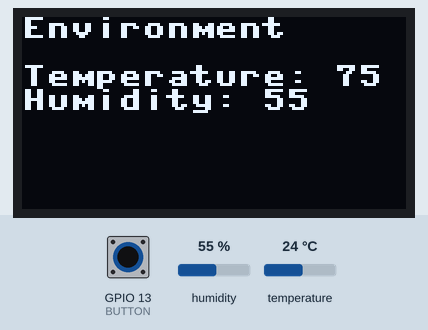
Recording of a program running on a simulated ESP8266 board running MicroPython. Parts: 128×64 one-colour display. Inputs (shaded band) come from the test bench; at power-on: GPIO 13 (BUTTON) HIGH, humidity 55 %, temperature 24 °C. Library files of the repository ran but are not shown: ssd1306.py.

1.3 s: GPIO 13 (BUTTON) pulled LOW for 3.2 s
Above: at 2.3 s.
6.1 s: GPIO 13 (BUTTON) pulled LOW for 0.15 s
Timing chart, 0 to 9.1 s (numbered marks = the images above; inputs shaded):
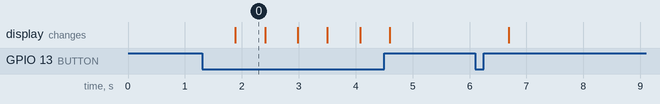

Measured:
- after the input at 1.3 s, the display: changes after 0.58 s (image 0)
- what the display in image 0 shows lasts 0.5 s, from 1.9 s to 2.4 s

The program:

main.py
```python
#Import libraries
from machine import Pin, I2C
import ssd1306
import dht
import time

#Set constants
SENSOR = dht.DHT11(Pin(12))
BUTTON = Pin(13, Pin.IN, Pin.PULL_UP)
i2c = I2C(sda=Pin(4), scl=Pin(5))
display = ssd1306.SSD1306_I2C(128, 64, i2c)

def readings(sensor):
    #Function to get temperature and humidity readings
    #Will also convert Celcius to Farenheight
    sensor.measure()
    humidity = sensor.humidity()
    temperature = sensor.temperature()
    temp = round(temperature * 9/5 + 32)
    temperature = 'Temperature: ' + str(round(temperature * 9/5 + 32))
    humidity = 'Humidity: ' + str(humidity)
    return humidity, temperature, temp

def button_push():
    #Resetting the counter with button push
    global counter
    if counter == 0:
        counter = 1
    elif counter == 1 or counter == 2:
        counter =0
    #Sleep function helps reduce the button bouncing effect, more accurate reading per push
    time.sleep(.5)

def weather_advice(temp):
    saying = ''
    lines = 1
    if temp < 50:
        saying = 'I am dead'
    elif temp > 49 and temp < 66:
        saying = 'Turn on the heater!'
        lines = 2
    elif temp > 65 and temp <75:
        saying = 'Perfect Temp!'
    elif temp > 75 and temp < 85:
        saying = 'Time for AC'
    elif temp >= 85:
        saying = 'AC OR DEATH'
    return saying, lines


display.fill(0)
display.show()


counter = 0

while True:
    #Simple way to track which state the script is in.
    # 0 == Off
    # 1 == button was just pressed and the reading will be generated
    # 2 == reading was generated and is displayed, currently waiting until next push to be done
    if BUTTON.value() == 0:
        button_push()
    if counter == 1:
        try:
            humidity, temperature, temp = readings(SENSOR)
            display.fill(0)
            display.show()
            #Minimal vertical spacing between lines with readability is 8 pixels
            display.text('Environment', 0, 0, 1)
            display.text(temperature, 0, 16, 1)
            display.text(humidity, 0, 24, 1)
            saying, lines = weather_advice(temp)
            if lines == 1:
                display.text(saying, 0, 32, 1)
            elif lines == 2:
                display.text(saying[:7], 0, 32, 1)
                display.text(saying[8:], 0, 40, 1)
            display.show()
            counter = 2

        except:
            display.text('Environment', 0, 0, 1)
            display.text('Getting info...', 0,16,1)
            display.show()
            time.sleep(2)

    elif counter == 0:
        display.fill(0)
        display.show()
```
